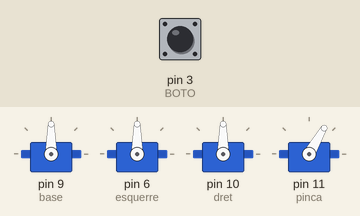
Bench run of a sketch on a simulated Arduino Uno, built with avr-gcc and run on an emulated ATmega328P. On the bench: 4 × servo. Inputs (shaded band) come from the test bench; at power-on: pin 3 (BOTO) HIGH.

Above: at 1.7 s.
1.8 s: pin 3 (BOTO) pulled LOW for 0.15 s
At 2.2 s:
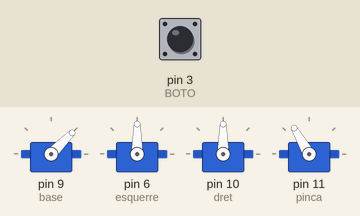
At 2.6 s:
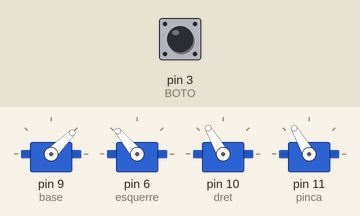
Timing chart, 0 to 6.8 s (numbered marks = the images above; inputs shaded):
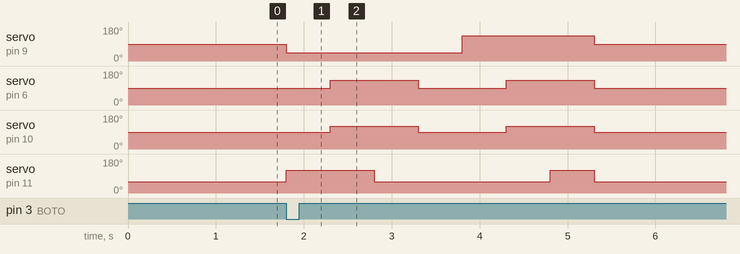

Measured:
- after the input at 1.8 s, servo on pin 9 (base): 90° → 45° at once, → 135° 2.0 s later, → 90° 1.5 s later; servo on pin 6 (esquerre): alternates 130° for 1.0 s and 90° for 1.0 s, 4 changes in all, then stays 90°, starting after 0.50 s

The sketch:

minim.ino
```cpp
/*
  Solucionari Repte SA4-B · Brac dispensador (MINIM)
  Cada premuda del polsador A fa UN cicle: el brac agafa una peca de
  l'estacio de recollida, la porta a l'altre costat, la deixa i torna a casa.
  Una funcio posa() per a la posicio sencera, amb el rang segur a dins.
  Circuit: servos base=9, esquerre=6, dret=10, pinca=11 (PILES + GND comu);
           polsador entre D3 i GND.
*/

#include <Servo.h>

Servo base, esquerre, dret, pinca;

const int BOTO = 3;

const int BASE_MIN = 0,      BASE_MAX = 180;
const int ESQUERRE_MIN = 40, ESQUERRE_MAX = 150;
const int DRET_MIN = 40,     DRET_MAX = 150;
const int PINCA_TANCADA = 60, PINCA_OBERTA = 120;

// Posicions de la tasca (ajusteu-les al vostre brac)
const int BASE_ESTACIO = 45, BASE_DESTI = 135, BASE_CASA = 90;
const int ESQ_AMUNT = 90, ESQ_AVALL = 130;
const int DRET_AMUNT = 90, DRET_AVALL = 120;

void posa(int b, int e, int d, int p) {
  base.write(constrain(b, BASE_MIN, BASE_MAX));
  esquerre.write(constrain(e, ESQUERRE_MIN, ESQUERRE_MAX));
  dret.write(constrain(d, DRET_MIN, DRET_MAX));
  pinca.write(constrain(p, PINCA_TANCADA, PINCA_OBERTA));
  delay(500);
}

void dispensa() {
  posa(BASE_ESTACIO, ESQ_AMUNT, DRET_AMUNT, PINCA_OBERTA);   // va a l'estacio
  posa(BASE_ESTACIO, ESQ_AVALL, DRET_AVALL, PINCA_OBERTA);   // baixa
  posa(BASE_ESTACIO, ESQ_AVALL, DRET_AVALL, PINCA_TANCADA);  // agafa
  posa(BASE_ESTACIO, ESQ_AMUNT, DRET_AMUNT, PINCA_TANCADA);  // puja
  posa(BASE_DESTI, ESQ_AMUNT, DRET_AMUNT, PINCA_TANCADA);    // gira
  posa(BASE_DESTI, ESQ_AVALL, DRET_AVALL, PINCA_TANCADA);    // baixa
  posa(BASE_DESTI, ESQ_AVALL, DRET_AVALL, PINCA_OBERTA);     // deixa
  posa(BASE_CASA, ESQ_AMUNT, DRET_AMUNT, PINCA_TANCADA);     // a casa
}

void setup() {
  pinMode(BOTO, INPUT_PULLUP);
  base.attach(9);
  esquerre.attach(6);
  dret.attach(10);
  pinca.attach(11);
  posa(BASE_CASA, ESQ_AMUNT, DRET_AMUNT, PINCA_TANCADA);
}

void loop() {
  if (digitalRead(BOTO) == LOW) {
    dispensa();
    while (digitalRead(BOTO) == LOW) {
      // espera que es deixi anar: un cicle per premuda
    }
    delay(50);   // antirebot en deixar anar
  }
}
```
